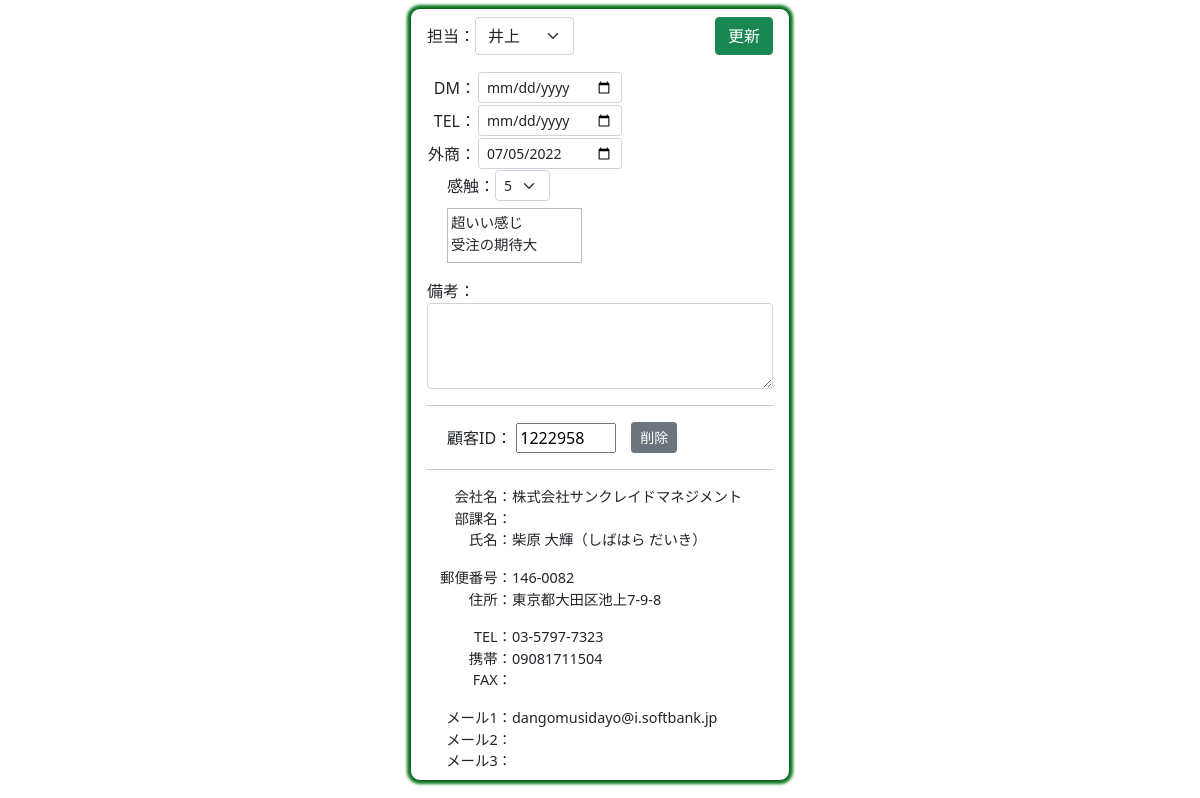
The app's page /right/41/, older data.
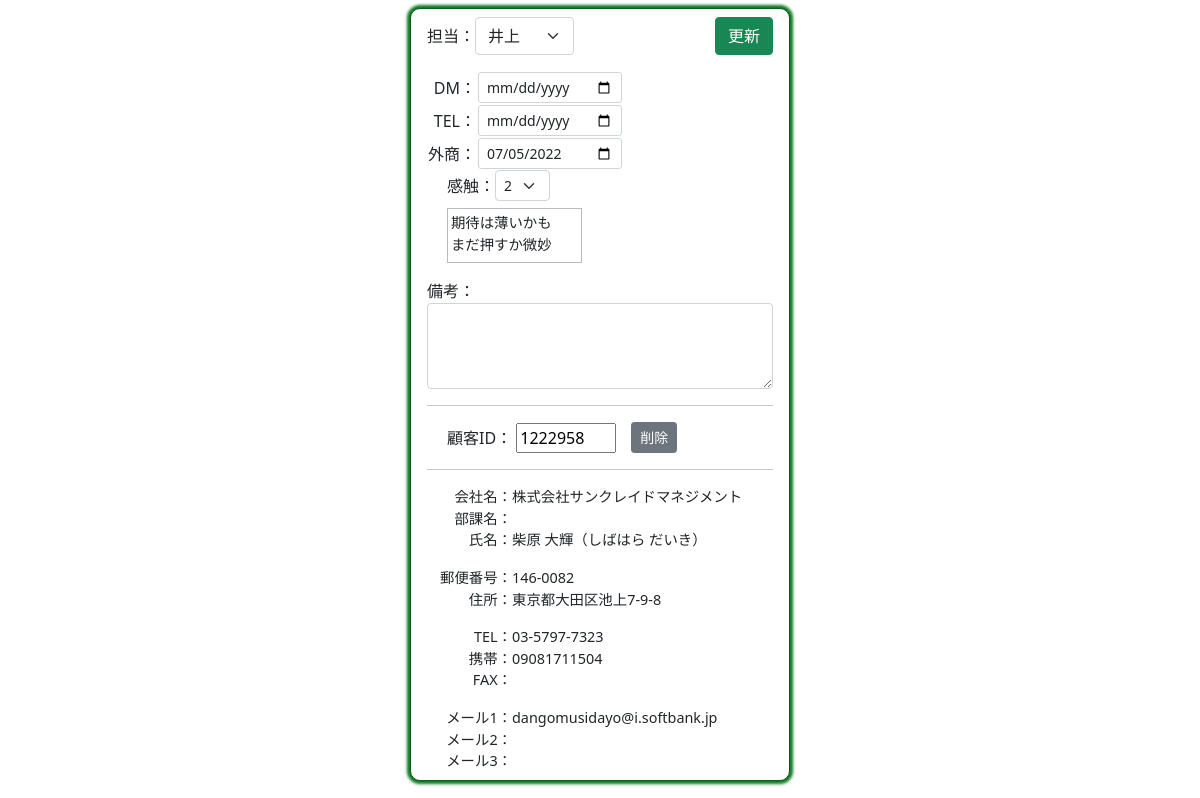
The same page, newer data.
### houjin/models.py (models this page shows, shortened)
class Customer(models.Model):
    cus_id=models.CharField("顧客ID",max_length=10,null=True,blank=True)
    sei=models.CharField("姓",max_length=10,null=True,blank=True)
    mei=models.CharField("名",max_length=10,null=True,blank=True)
    sei_kana=models.CharField("姓かな",max_length=10,null=True,blank=True)
    mei_kana=models.CharField("名かな",max_length=10,null=True,blank=True)
    mail1=models.EmailField("メール1",null=True,blank=True)
    mail2=models.EmailField("メール2",null=True,blank=True)
    mail3=models.EmailField("メール3",null=True,blank=True)
    yubin=models.CharField("郵便番号",max_length=10,null=True,blank=True)
    adress=models.CharField("住所",max_length=100,null=True,blank=True)
    pref=models.CharField("都道府県",max_length=10,null=True,blank=True)
    city=models.CharField("市区町村",max_length=50,null=True,blank=True)
    banchi=models.CharField("番地",max_length=50,null=True,blank=True)
    build=models.CharField("建物",max_length=50,null=True,blank=True)
    com=models.CharField("会社",max_length=50,null=True,blank=True)
    busho=models.CharField("部署",max_length=50,null=True,blank=True)
    tel=models.CharField("電話",max_length=20,null=True,blank=True)
    mob=models.CharField("携帯",max_length=20,null=True,blank=True)
    fax=models.CharField("FAX",max_length=20,null=True,blank=True)
    toroku=models.CharField("登録日",max_length=10,null=True,blank=True)
    kensu=models.IntegerField("件数",null=True,blank=True)
    money=models.IntegerField("金額",null=True,blank=True)
    tantou=models.CharField ("担当",max_length=10, null=True,blank=True)
    dm_day=models.CharField("DM",max_length=10,null=True,blank=True)
    tel_day=models.CharField("TEL",max_length=10,null=True,blank=True)
    gaisho_day=models.CharField("外商",max_length=10,null=True,blank=True)
    bikou=models.TextField("備考",null=True,blank=True)
    kanshoku=models.IntegerField("感触",null=True,blank=True)

### houjin/views.py (the view)
# urls.py: path('right/<int:pk>/', right1, name="right1"),
def right1(request,pk):
    if request.method=="POST":
        ins=Customer.objects.get(pk=pk)
        form=Right_form(request.POST,instance=ins)
        form.save()
        return redirect("houjin:left")
    else:
        ins=Customer.objects.get(pk=pk)
        cus=Customer.objects.filter(pk=pk)
        form=Right_form(instance=ins)
        return render(request,"houjin/right.html",{"form":form,"cus":cus})

### houjin/forms.py
class Right_form(forms.ModelForm):
    tantou=forms.ChoiceField(
        choices=[("",""),("井上","井上"),("古川","古川"),("眞下","眞下"),("夏八木","夏八木"),("藤井","藤井"),("武井","武井"),("粂川","粂川")],
        label="担当者",
        widget=forms.Select(attrs={"class":"form-select"}),
        required=False
    )
    dm_day=forms.CharField(label="DM", widget=forms.DateInput(attrs={"type": "date","class":"form-control form-control-sm"}),required=False)
    tel_day=forms.CharField(label="TEL", widget=forms.DateInput(attrs={"type": "date","class":"form-control form-control-sm"}),required=False)
    gaisho_day=forms.CharField(label="外商", widget=forms.DateInput(attrs={"type": "date","class":"form-control form-control-sm"}),required=False)
    kanshoku=forms.ChoiceField(
        choices=[(0,""),(5,"5"),(4,"4"),(3,"3"),(2,"2"),(1,"1")],
        label="感触",
        widget=forms.Select(attrs={"class":"form-select form-select-sm","id":"kanshoku"}),
        required=False
    )
    bikou=forms.CharField(label="備考",widget=forms.Textarea(attrs={"class":"form-control","rows":"3"}),required=False)
    class Meta:
        model=Customer
        fields=["tantou","dm_day","tel_day","gaisho_day","kanshoku","bikou"]

### houjin/templates/houjin/right.html (shortened to what this page needs)
<!DOCTYPE html>
<html lang="ja">
<head>
    <link href="https://cdn.jsdelivr.net/npm/bootstrap@5.0.2/dist/css/bootstrap.min.css" rel="stylesheet">
</head>
<body>
    <div class="main mb-4">
        <div>
            <form action="" method="post" target="ifr1">{% csrf_token %}
                <div class="class1">
                    <div class="class1" style="width: 50%;" align="left">
                        <div>担当：</div>
                        <div>{{form.tantou}}</div>
                    </div>
                    <div style="width: 50%;" align="right" >
                        <button type="submit" class="btn btn-success">更新</button>
                    </div>
                </div>
                <div class="data mt-3">
                    <div>
                        <table>
                            <tr>
                                <td style="text-align: right;">DM：</td>
                                <td>{{form.dm_day}}</td>
                            </tr>
                            <tr>
                                <td style="text-align: right;">TEL：</td>
                                <td>{{form.tel_day}}</td>
                            </tr>
                            <tr>
                                <td>外商：</td>
                                <td>{{form.gaisho_day}}</td>
                            </tr>
                        </table>
                    </div>
                    <div style="margin-left: 20px;">
                        <div class="class1">
                            <div>感触：</div>
                            <div>{{form.kanshoku}}</div>
                        </div>
                        <div class="kanshoku_detail" id="kanshoku_detail" style="font-size: 90%; padding: 0.2em;">
                            {% for i in cus %}
                                {% if  i.kanshoku == 1 %}
                                    完全にダメ
                                {% elif i.kanshoku == 2 %}
                                    期待は薄いかも<br>まだ押すか微妙
                                {% elif i.kanshoku == 3 %}
                                    可もなく不可もなく<br>再度チャレンジか
                                {% elif i.kanshoku == 4 %}
                                    もう一押し必要<br>あとちょっと！
                                {% elif i.kanshoku == 5 %}
                                    超いい感じ<br>受注の期待大
                                {% endif %}
                            {% endfor %}
                        </div>
                    </div>
                </div>
                <div class="mt-3" >
                    <div>備考：</div>
                    <div>{{form.bikou}}</div>
                </div>
            </form>
        </div>
        <hr>
        {% for i in cus %}
        <form action="{% url 'houjin:delete' %}" method="post" target="_top">{% csrf_token %}
            <div class="class1 mt-3">
                <div style="margin-left: 20px;">
                    <label for="cus_id">顧客ID：</label>
                    <input type="text" name="cus_id" id="cus_id" value="{{i.cus_id}}" style="width: 100px;" readonly>
                </div>
                <div style="margin-left: 15px;">
                    <button type="submit" class="btn btn-secondary btn-sm" onclick="return confirm('本当に削除しますか？')">削除</button>
                </div>
            </div>
        </form>
        <hr>
        <div style="font-size: 0.9em;">
            <div class="data">
                <div class="name">会社名：</div>
                {% if i.com %}
                    <div class="data-code">{{i.com}}</div>
                {% endif %}
            </div>
            <div class="data">
                <div class="name">部課名：</div>
                {% if i.com %}
                <div class="data-code">{{i.busho}}</div>
                {% endif %}
            </div>
            <div class="data">
                <div class="name">氏名：</div>
                {% if i.com %}
                <div class="data-code">{{i.sei}} {{i.mei}}（{{i.sei_kana}} {{i.mei_kana}}）</div>
                {% endif %}
            </div>
            <div class="data mt-3">
                <div class="name">郵便番号：</div>
                {% if i.com %}
                    <div class="data-code">{{i.yubin}}</div>
                {% endif %}
            </div>
            <div class="data">
                <div class="name">住所：</div>
                {% if i.com %}
                    <div class="data-code">{{i.pref}}{{i.city}}{{i.banchi}}{{i.build}}</div>
                {% endif %}
            </div>
            <div class="data mt-3">
                <div class="name">TEL：</div>
                {% if i.com %}
                    <div class="data-code">{{i.tel}}</div>
                {% endif %}
            </div>
            <div class="data">
                <div class="name">携帯：</div>
                {% if i.com %}
                    <div class="data-code">{{i.mob}}</div>
                {% endif %}
            </div>
            <div class="data">
                <div class="name">FAX：</div>
                {% if i.com %}
                    <div class="data-code">{{i.fax}}</div>
                {% endif %}
            </div>
            <div class="data mt-3">
                <div class="name">メール1：</div>
                {% if i.com %}
                    <div class="data-code">{{i.mail1}}</div>
                {% endif %}
            </div>
            <div class="data">
                <div class="name">メール2：</div>
                {% if i.com %}
                    <div class="data-code">{{i.mail2}}</div>
                {% endif %}
            </div>
            <div class="data">
                <div class="name">メール3：</div>
                {% if i.com %}
                    <div class="data-code">{{i.mail3}}</div>
                {% endif %}
            </div>
            {% endfor %}
        </div>
    </div>
</body>
</html>

### houjin/templates/houjin/right.html (style rules this page uses)
.class1 { display: flex; flex-direction: row; align-items: center; }
.main { padding: 0.5em 1em; margin: 0 auto; margin-top: 0.5em; background: #FFF; border: solid 1px #0b5f1a; border-radius: 10px; box-shadow: 0 1px 1px rgba(0, 0, 0, 0.22); width: 380px; box-shadow: 0 0 3px 3px #0e7722; }
.data { display: flex; flex-wrap: wrap; }
.name { width: 85px; text-align: right; }
.data-code { width: calc(340px - 100px); }
.kanshoku_detail { border: solid 1px #bbb; margin-top: 0.5em; width: 135px; height: 55px; }

Row changes from the older to the newer data that the page shows:
changed Customer "株式会社サンクレイドマネジメント": kanshoku "5" → "2"; kanshoku "超いい感じ 受注の期待大" → "期待は薄いかも まだ押すか微妙"
